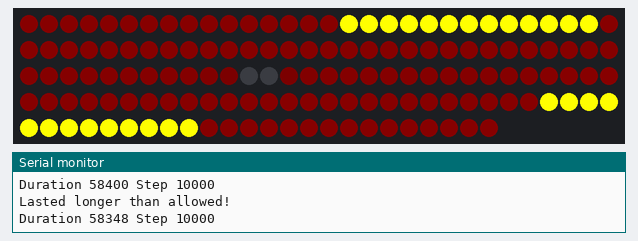
This sketch was run on a simulated Arduino Uno, built with avr-gcc and run on an emulated ATmega328P. On the bench: 144 RGB LEDs in strip order, left to right, continuing on the next row, the last lines printed to the serial monitor. Dim RGB values are drawn brighter than linear.

Above: at 10.08 s.
At 12.87 s:
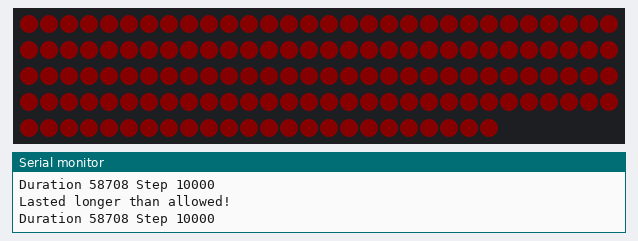
At 36.78 s:
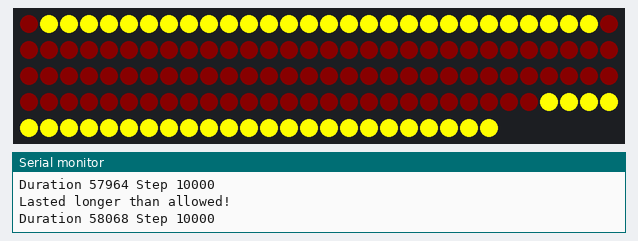

The sketch:

pixelLED.ino
```cpp
#include "src/CarLight.h"

#define LED_PIN 12
#define LED_COUNT 144
#define STEP 0.01

CarLight light(LED_PIN, STEP, LED_COUNT, CRGB::Red);

void sleep(const double step, const unsigned long start);

void setup()
{
    Serial.begin(115200);
    Serial.println("Initialized!");

    light.turnOn();
    light.hazard();
}

void loop()
{
    const static double cycleTime = 5;
    static int cyclesSinceSwap = 0;
    ++cyclesSinceSwap;

    unsigned long start = micros();
    // led.step();
    light.step();

    if (cyclesSinceSwap > cycleTime / STEP)
    {
        // led.onOff();
        static bool on = true;
        // on ? light.hazard() : light.indicatorOff();
        on = !on;
        cyclesSinceSwap = 0;
    }

    sleep(STEP, start);
}

void sleep(const double step, const unsigned long start)
{
    long duration = micros() - (long) start;


    int stepMicros = 1000000.0 * step;
    if (duration > stepMicros)
    {
        Serial.println("Lasted longer than allowed!");
        Serial.print("Duration ");
        Serial.print(duration);
        Serial.print(" Step ");
        Serial.println(stepMicros);
        return;
    }

    delayMicroseconds(step * 1000000 - duration);
}
```

CarLight.cpp
```cpp
#include "CarLight.h"
#include "colors/ColorConverter.h"
#include "colors/GammaCorrection.h"

CarLight::CarLight(const int pin, const double stepTime, const int ledCount, const CRGB lightColor)
    : on(false)
    , braking(false)
    , emergencyBraking(false)
    , colors(new CRGB[ledCount])
    , filters(new RC[ledCount])
    , positionFilter(stepTime, 200, 0.001)
    , stepSize(stepTime)
    , leds(ledCount)
    , position(0)
    , color(lightColor)
    , brightness(0.0)
    , useFilter(true)
    , turnFilterOffAfterChange(false)
    , turnFilterOnAfterChange(false)
    , emergencyBrakeCounter(0.0)
    , indicatorCounter(0.0)
    , blinker(OFF)
    , indicatorOn(false)
    , turnOffBlinker(false)
    , police(false)
    , policeCounter(0)
    , blinkerPosition(0)
    , blinkerOffTime(0)
{
    for (size_t i = 0; i < ledCount; ++i)
    {
        colors[i] = CRGB::Black;
        filters[i] = RC(stepSize, 100, 0.001);
    }

    switch (pin)
    {
        case 0: FastLED.addLeds<WS2812B, 0, GRB>(colors, ledCount); break;
        case 1: FastLED.addLeds<WS2812B, 1, GRB>(colors, ledCount); break;
        case 2: FastLED.addLeds<WS2812B, 2, GRB>(colors, ledCount); break;
        case 3: FastLED.addLeds<WS2812B, 3, GRB>(colors, ledCount); break;
        case 4: FastLED.addLeds<WS2812B, 4, GRB>(colors, ledCount); break;
        case 5: FastLED.addLeds<WS2812B, 5, GRB>(colors, ledCount); break;
        case 12: FastLED.addLeds<WS2812B, 12, GRB>(colors, ledCount); break;
        case 13: FastLED.addLeds<WS2812B, 13, GRB>(colors, ledCount); break;
        case 14: FastLED.addLeds<WS2812B, 14, GRB>(colors, ledCount); break;
        case 15: FastLED.addLeds<WS2812B, 15, GRB>(colors, ledCount); break;
        case 16: FastLED.addLeds<WS2812B, 16, GRB>(colors, ledCount); break;
        case 17: FastLED.addLeds<WS2812B, 17, GRB>(colors, ledCount); break;
        case 18: FastLED.addLeds<WS2812B, 18, GRB>(colors, ledCount); break;
        case 19: FastLED.addLeds<WS2812B, 19, GRB>(colors, ledCount); break;
        case 21: FastLED.addLeds<WS2812B, 21, GRB>(colors, ledCount); break;
        case 22: FastLED.addLeds<WS2812B, 22, GRB>(colors, ledCount); break;
        case 23: FastLED.addLeds<WS2812B, 23, GRB>(colors, ledCount); break;
        case 25: FastLED.addLeds<WS2812B, 25, GRB>(colors, ledCount); break;
        case 26: FastLED.addLeds<WS2812B, 26, GRB>(colors, ledCount); break;
        case 27: FastLED.addLeds<WS2812B, 27, GRB>(colors, ledCount); break;
        case 32: FastLED.addLeds<WS2812B, 32, GRB>(colors, ledCount); break;
        case 33: FastLED.addLeds<WS2812B, 33, GRB>(colors, ledCount); break;
        default: break;
    }

    brightness = NORMAL_BRIGHTNESS;
}

void CarLight::step()
{
    position = positionFilter.step(on ? (leds / 2.0) + 1 : 0);
    if (blinkerOffTime > blinkerPause)
    {
        blinkerPosition += blinkerSpeed * stepSize;
    }
    else
    {
        blinkerOffTime += stepSize;
    }
    if (blinkerPosition > leds * indicatorWidth)
    {
        blinkerPosition -= leds * indicatorWidth;
        blinkerOffTime = 0;
    }

    ColorConverter::rgb rgb;
    double max = (double) 0xFF;
    rgb.r = color.r / max;
    rgb.g = color.g / max;
    rgb.b = color.b / max;
    ColorConverter::hsv hsv = ColorConverter::rgb2hsv(rgb);

    const double emergencyBrakeFrequency = 5; // Hz
    const double emergencyBrakeHalfPeriod = 1.0 / (emergencyBrakeFrequency * 2);
    if (emergencyBraking)
    {
        brightness = emergencyBrakeCounter++ * stepSize > emergencyBrakeHalfPeriod ? NORMAL_BRIGHTNESS : BRAKE_BRIGHTNESS;

        if (emergencyBrakeCounter * stepSize > 2 * emergencyBrakeHalfPeriod)
        {
            emergencyBrakeCounter = 0;
        }
    }

    const float indicatorTime = 0.5;
    if (indicatorCounter++ * stepSize > indicatorTime)
    {
        if (turnOffBlinker)
        {
            blinker = OFF;
        }
        indicatorOn = !indicatorOn;
        indicatorCounter = 0;
    }

    policeCounter++;

    for (size_t i = 0; i < leds; ++i)
    {
        bool illuminate = i < floor(position) || i > leds - ceil(position);
        double localBrightness = illuminate ? brightness : 0.0;
        hsv.v = useFilter ? filters[i].step(localBrightness) : localBrightness;
        if (turnFilterOnAfterChange)
        {
            useFilter = true;
            turnFilterOnAfterChange = false;
        }
        if (abs(hsv.v - localBrightness) < std::numeric_limits<double>::epsilon() && turnFilterOffAfterChange)
        {
            useFilter = false;
            turnFilterOffAfterChange = false;
        }

        ColorConverter::rgb rgb = ColorConverter::hsv2rgb(hsv);

        if (police)
        {
            int millis = policeCounter * stepSize * 1000;

            static bool on = false;
            static bool left = false;

            if (i == 0)
            {
                if (millis % 100 < stepSize)
                {
                    on = !on;
                }
                if (millis % 400 < stepSize)
                {
                    left = !left;
                }
            }

            if ((left && on && (i > 80 && i < 100)) || (!left && on && (i < 54 && i > 34)))
            {
                rgb.r = 0.0;
                rgb.g = 0.0;
                rgb.b = 1.0;
            }
        }

        if (((blinker == RIGHT || blinker == HAZARD) && i < leds * indicatorWidth && i > (leds * indicatorWidth - blinkerPosition))
        ||  ((blinker == LEFT || blinker == HAZARD) && i > leds - (leds * indicatorWidth)) && i < leds - (leds * indicatorWidth) + blinkerPosition)
        {
            rgb.r = 1.0;
            rgb.g = 1.0;
            rgb.b = 0.0;
        }

        colors[i].r = gamma8[(int)(rgb.r * max)];
        colors[i].g = gamma8[(int)(rgb.g * max)];
        colors[i].b = gamma8[(int)(rgb.b * max)];
    }

    FastLED.show();
}

void CarLight::turnOn()
{
    on = true;
}

void CarLight::turnOff()
{
    on = false;
}

void CarLight::turnOnBrake()
{
    braking = true;
    brightness = BRAKE_BRIGHTNESS;
    useFilter = false;
}

void CarLight::turnOffBrake()
{
    braking = false;
    brightness = NORMAL_BRIGHTNESS;
    if (!emergencyBraking)
    {
        turnFilterOnAfterChange = true;
    }
}

void CarLight::turnOnEmergencyBrake()
{
    emergencyBraking = true;
    useFilter = false;
    emergencyBrakeCounter = 0;
}

void CarLight::turnOffEmergencyBrake()
{
    emergencyBraking = false;
    if (!braking)
    {
        turnFilterOnAfterChange = true;
    }
}

void CarLight::left()
{
    if (blinker == OFF)
    {
        indicatorCounter = 0;
        blinkerPosition = 0;
    }
    blinker = LEFT;
    turnOffBlinker = false;
}

void CarLight::right()
{
    if (blinker == OFF)
    {
        indicatorCounter = 0;
        blinkerPosition = 0;
    }
    blinker = RIGHT;
    turnOffBlinker = false;
}

void CarLight::indicatorOff()
{
    turnOffBlinker = true;
}

void CarLight::hazard()
{
    if (blinker == OFF)
    {
        indicatorCounter = 0;
        blinkerPosition = 0;
    }
    blinker = HAZARD;
    turnOffBlinker = false;
}

void CarLight::policeOn()
{
    police = true;
}

void CarLight::policeOff()
{
    police = false;
}
```

CarLight.h
```cpp
#ifndef CAR_LIGHT_H
#define CAR_LIGHT_H

#include <FastLED.h>
#include "filters/RC.h"

class CarLight
{
public:
    CarLight(const int pin, const double stepTime, const int ledCount, const CRGB lightColor);

    void step();

    void turnOn();
    void turnOff();

    void turnOnBrake();
    void turnOffBrake();

    void turnOnEmergencyBrake();
    void turnOffEmergencyBrake();

    void left();
    void right();
    void indicatorOff();
    void hazard();

    void policeOn();
    void policeOff();

private:
    bool on;
    bool braking;
    bool emergencyBraking;

    CRGB* colors;
    RC* filters;
    double stepSize;
    int leds;

    CRGB color;
    double brightness;
    const double NORMAL_BRIGHTNESS = 0.3;
    const double BRAKE_BRIGHTNESS = 1.0;
    bool useFilter;
    bool turnFilterOnAfterChange;
    bool turnFilterOffAfterChange;

    int emergencyBrakeCounter;
    int indicatorCounter;
    bool indicatorOn;
    bool turnOffBlinker;

    unsigned int policeCounter;
    bool police;

    /**
     * percent of whole light strip
     */
    const float indicatorWidth = 0.2;

    enum Blinker
    {
        OFF,
        LEFT,
        RIGHT,
        HAZARD
    } blinker;

    /**
     * Position and filter for the on/off animation
     */
    double position;
    RC positionFilter;

    double blinkerPosition;
    double blinkerOffTime;
    const double blinkerSpeed = 40; // LEDs per second
    const double blinkerPause = 0.3; // seconds
};

#endif
```

ColorConverter.h
```cpp
namespace ColorConverter
{

typedef struct {
    double r;       // a fraction between 0 and 1
    double g;       // a fraction between 0 and 1
    double b;       // a fraction between 0 and 1
} rgb;

typedef struct {
    double h;       // angle in degrees
    double s;       // a fraction between 0 and 1
    double v;       // a fraction between 0 and 1
} hsv;

static hsv   rgb2hsv(rgb in);
static rgb   hsv2rgb(hsv in);

hsv rgb2hsv(rgb in)
{
    hsv         out;
    double      min, max, delta;

    min = in.r < in.g ? in.r : in.g;
    min = min  < in.b ? min  : in.b;

    max = in.r > in.g ? in.r : in.g;
    max = max  > in.b ? max  : in.b;

    out.v = max;                                // v
    delta = max - min;
    if (delta < 0.00001)
    {
        out.s = 0;
        out.h = 0; // undefined, maybe nan?
        return out;
    }
    if( max > 0.0 ) { // NOTE: if Max is == 0, this divide would cause a crash
        out.s = (delta / max);                  // s
    } else {
        // if max is 0, then r = g = b = 0
        // s = 0, h is undefined
        out.s = 0.0;
        out.h = NAN;                            // its now undefined
        return out;
    }
    if( in.r >= max )                           // > is bogus, just keeps compilor happy
        out.h = ( in.g - in.b ) / delta;        // between yellow & magenta
    else
    if( in.g >= max )
        out.h = 2.0 + ( in.b - in.r ) / delta;  // between cyan & yellow
    else
        out.h = 4.0 + ( in.r - in.g ) / delta;  // between magenta & cyan

    out.h *= 60.0;                              // degrees

    if( out.h < 0.0 )
        out.h += 360.0;

    return out;
}


rgb hsv2rgb(hsv in)
{
    double      hh, p, q, t, ff;
    long        i;
    rgb         out;

    if(in.s <= 0.0) {       // < is bogus, just shuts up warnings
        out.r = in.v;
        out.g = in.v;
        out.b = in.v;
        return out;
    }
    hh = in.h;
    if(hh >= 360.0) hh = 0.0;
    hh /= 60.0;
    i = (long)hh;
    ff = hh - i;
    p = in.v * (1.0 - in.s);
    q = in.v * (1.0 - (in.s * ff));
    t = in.v * (1.0 - (in.s * (1.0 - ff)));

    switch(i) {
    case 0:
        out.r = in.v;
        out.g = t;
        out.b = p;
        break;
    case 1:
        out.r = q;
        out.g = in.v;
        out.b = p;
        break;
    case 2:
        out.r = p;
        out.g = in.v;
        out.b = t;
        break;

    case 3:
        out.r = p;
        out.g = q;
        out.b = in.v;
        break;
    case 4:
        out.r = t;
        out.g = p;
        out.b = in.v;
        break;
    case 5:
    default:
        out.r = in.v;
        out.g = p;
        out.b = q;
        break;
    }
    return out;
}

} // namespace ColorConverter
```

IIRSecondOrder.cpp
```cpp
#include "IIRSecondOrder.h"

IIRSecondOrder::IIRSecondOrder(const double &c0, const double &c1, const double &c2, const double &d0, const double &d1, const double &sampleTime) :
	sampleTime(sampleTime),
	c0(c0),
	c1(c1),
	c2(c2),
	d0(d0),
	d1(d1),
	lastInput(0),
	lastOutput(0),
	lastLastInput(0),
	lastLastOutput(0)
{
}

void IIRSecondOrder::setInitialValues(const double &input, const double &output)
{
	lastInput = input;
	lastLastInput = input;

	lastOutput = output;
	lastLastOutput = output;
}

double IIRSecondOrder::step(const double &input)
{
	double output = c2 * input + c1 * lastInput - d1 * lastOutput + c0 * lastLastInput - d0 * lastLastOutput;

	lastLastInput = lastInput;
	lastInput = input;

	lastLastOutput = lastOutput;
	lastOutput = output;

	return output;
}
```

IIRSecondOrder.h
```cpp
#ifndef IIR_SECOND_ORDER
#define IIR_SECOND_ORDER

class IIRSecondOrder
{
public:

	IIRSecondOrder(const double &c0, const double &c1, const double &c2, const double &d0, const double &d1, const double &sampleTime);

	void setInitialValues(const double &input, const double &output);

	double step(const double &input);

private:

	double sampleTime;

	double c0;
	double c1;
	double c2;

	double d0;
	double d1;

	double lastInput;
	double lastOutput;

	double lastLastInput;
	double lastLastOutput;
};

#endif
```

RC.cpp
```cpp
#include "RC.h"

RC::RC(const double& stepTime, const double& resistance, const double& capacitance)
    : IIRSecondOrder(stepTime / (stepTime + 2 * resistance * capacitance),
    stepTime / (stepTime + 2 * resistance * capacitance),
    0,
    (stepTime - 2 * resistance * capacitance) / (stepTime + 2 * resistance * capacitance),
    0,
    stepTime)
{}
```

RC.h
```cpp
#ifndef RC_H
#define RC_H

#include "IIRSecondOrder.h"

class RC : public IIRSecondOrder
{
public:
    RC(const double& stepTime = 0.01, const double& resistance = 100, const double& capacitance = 0.00001);
};

#endif
```

Source omitted: mmaCorrection.h (data table, 1176 bytes)
